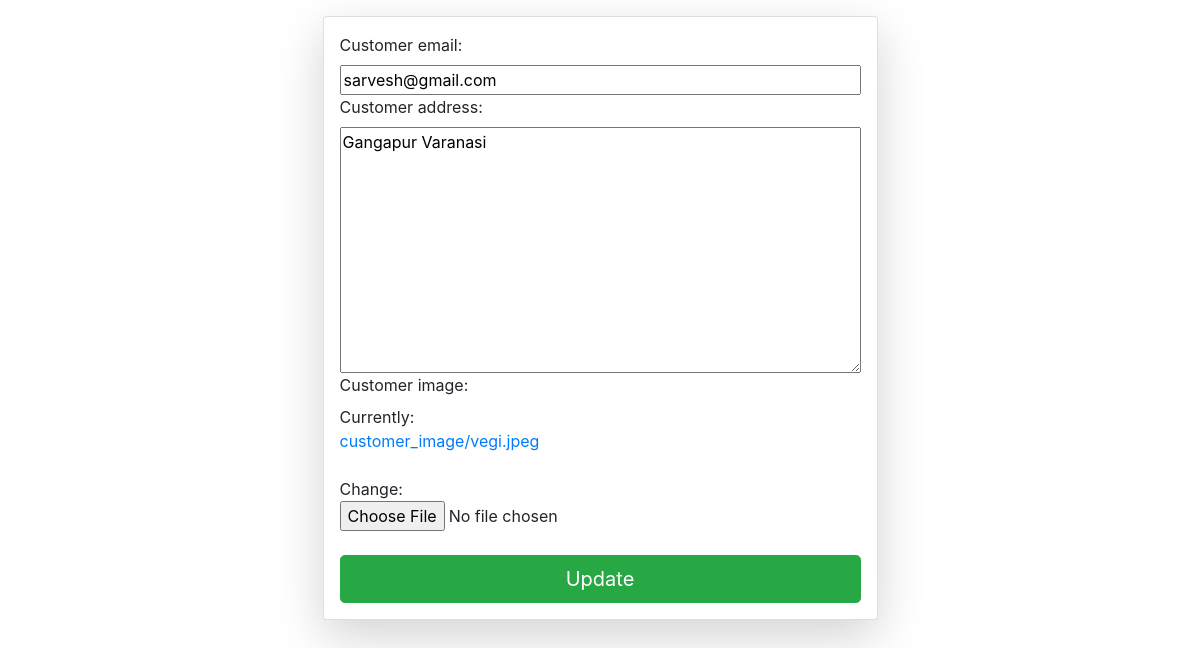
Screenshot of /customer/customer_update/ (signed in) with the database file from the repository.
### customer/models.py (models this page shows, shortened)
class Customer(models.Model):
    user = models.ForeignKey(User, null=True, on_delete=models.CASCADE)
    customer_image=models.ImageField(upload_to="customer_image")
    customer_email = models.EmailField(max_length=60)
    customer_address = models.TextField()

### customer/views.py (the view)
# urls.py: path('customer_update/',views.customer_update,name="customer_update"),
def customer_update(request):
    recipe= Customer.objects.get(user=request.user)
    if request.method == 'POST':
        form = CustomerForm(request.POST, instance=recipe)
        if form.is_valid():
        	form.save()
        	return redirect('/customer/customer_details/')
    else:
        form = CustomerForm(instance=recipe)
        return render(request,'customer_update.html',{'form': form})

### customer/forms.py
class CustomerForm(forms.ModelForm):
	class Meta:
		model=Customer
		fields=['customer_email','customer_address','customer_image']

### templates/customer_update.html (shortened to what this page needs)
{% load static %}
<!doctype html>
<html lang="en">
  <head>
    <link rel="stylesheet" href="https://stackpath.bootstrapcdn.com/bootstrap/4.2.1/css/bootstrap.min.css">
  </head>
  <body>
  <div class="container mt-3">
<form class="col-6 mx-auto card p-3 shadow-lg" method="post" enctype="multipart/form-data">
{{form.as_table}}
<br>
<button type="submit" class="btn btn-lg btn-success">Update</button>
</form>
</div>
</body>
</html>

### rows the page displays
Customer: customer_email "sarvesh@gmail.com", customer_address "Gangapur Varanasi"
